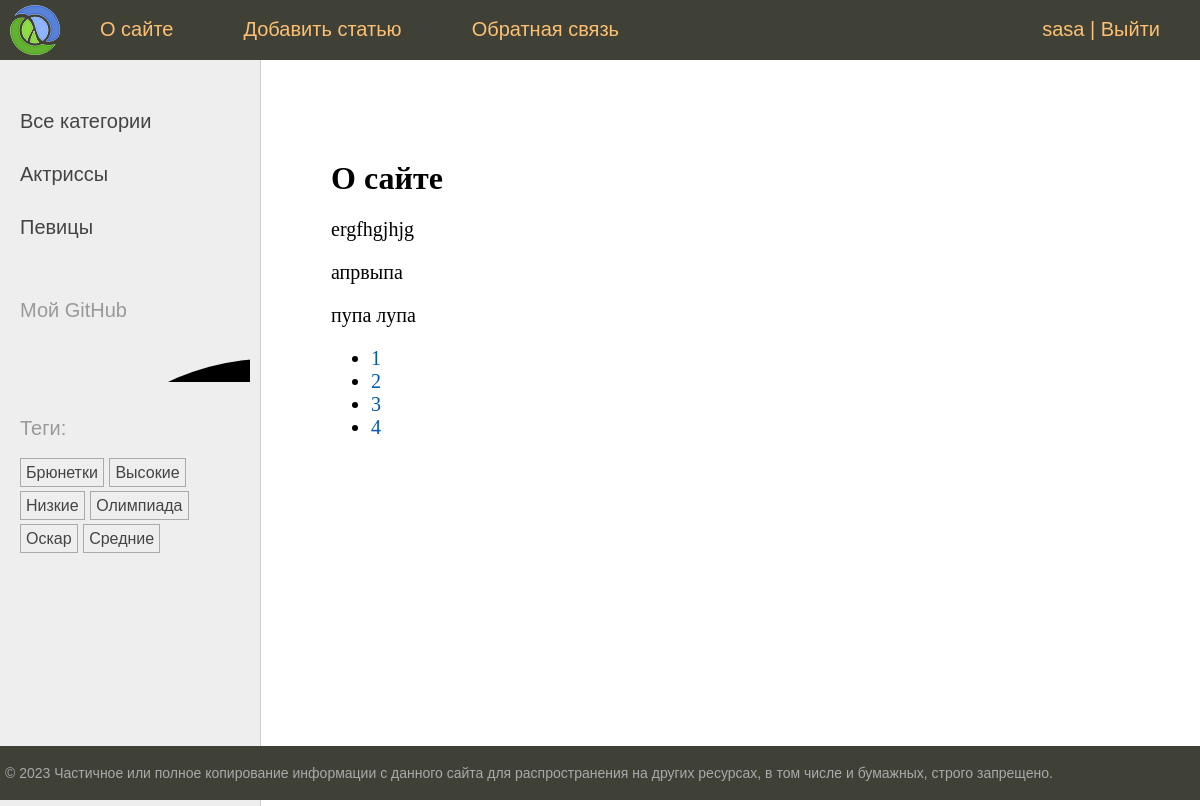
The page /about/ (signed in) on the database as committed earlier.
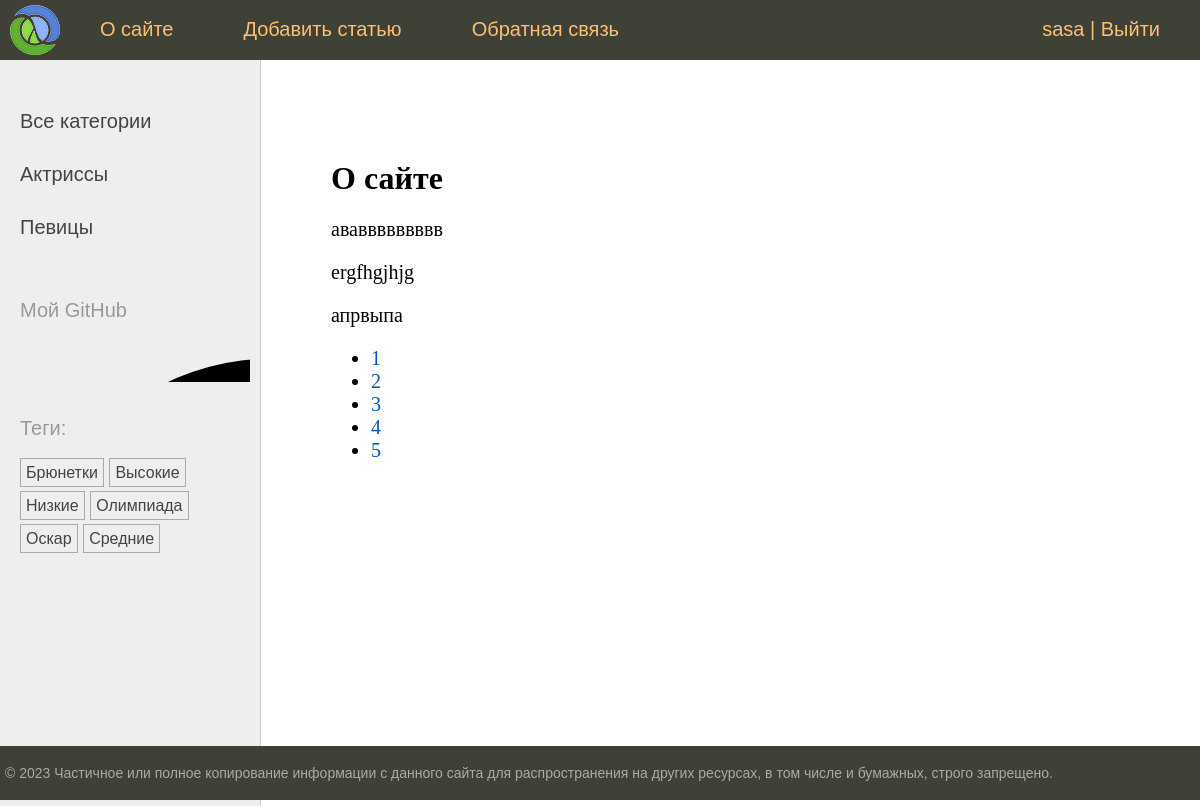
The same page on the database as committed later.
### newsline/models.py (models this page shows, shortened)
class Category(models.Model):
    name = models.CharField(max_length=100, db_index=True, verbose_name='Категория')
    slug = models.SlugField(max_length=255, unique=True, db_index=True)
    class Meta:
        verbose_name = 'Категория'
        verbose_name_plural = 'Категории'
    def get_absolute_url(self):
        return reverse('category', kwargs={'cat_slug': self.slug})

class TagPost(models.Model):
    tag = models.CharField(max_length=100, db_index=True)
    slug = models.SlugField(max_length=255, unique=True, db_index=True)
    def get_absolute_url(self):
        return reverse('tag', kwargs={'tag_slug': self.slug})

class Post(models.Model):
    class Status(models.IntegerChoices):
        DRAFT = 0, 'Черновик'
        PUBLISHED = 1, 'Опубликовано'
    title = models.CharField(max_length=255, verbose_name='Заголовок')
    slug = models.SlugField(max_length=255, unique=True, db_index=True, verbose_name='Слаг',
                            validators=[
                                MinLengthValidator(5),
                                MaxLengthValidator(255),
                            ])
    photo = models.ImageField(upload_to='photos/%Y/%m/%d', default=None, blank=True, null=True,
                              verbose_name='Фотография')
    content = models.TextField(blank=True, verbose_name='Контент')
    time_create = models.DateTimeField(auto_now_add=True, verbose_name='Время создания')
    time_update = models.DateTimeField(auto_now=True, verbose_name='Время обновления')
    is_published = models.IntegerField(choices=Status.choices, default=Status.PUBLISHED, verbose_name='Публикация')
    cat = models.ForeignKey('Category', on_delete=models.PROTECT, related_name='posts', verbose_name='Категория')
    tags = models.ManyToManyField('TagPost', blank=True, related_name='tags', verbose_name='Теги')
    husband = models.OneToOneField('Husband', on_delete=models.SET_NULL, null=True, blank=True, related_name='woman',
                                   verbose_name='Муж')
    author = models.ForeignKey(get_user_model(), on_delete=models.SET_NULL, related_name='posts', null=True,
                               default=None)
    objects = models.Manager()
    published = PublishedManager()
    def __str__(self):
        return self.title
    class Meta:
        verbose_name = 'Посты'
        verbose_name_plural = 'Посты'
        ordering = ['-time_create']
        indexes = [
            models.Index(fields=['-time_create'])
        ]

### newsline/views.py (the view)
# urls.py: path('about/', views.about, name='about'),
@login_required
def about(request):
    contact_list = Post.published.all()
    paginator = Paginator(contact_list, 3)
    page_number = request.GET.get('page')
    page_obj = paginator.get_page(page_number)
    return render(request, 'newsline/about.html',
                  {"title": 'О сайте', 'page_obj': page_obj})

### newsline/models.py (called while the page is built)
    def get_queryset(self):
        return super().get_queryset().filter(is_published=1)

### newsline/templatetags/newsline_tags.py (called while the page is built)
@register.inclusion_tag('newsline/list_categories.html')
def show_categories(cat_selected=0):
    cats = Category.objects.annotate(total=Count('posts')).filter(total__gt=0)
    return {'cats': cats, 'cat_selected': cat_selected}

@register.inclusion_tag('newsline/list_tags.html')
def show_all_tags():
    return {'tags': TagPost.objects.annotate(total=Count('tags')).filter(total__gt=0)}

### users/context_processors.py (called while the page is built)
def get_news_context(request):
    return {'mainmenu': menu}

### newsline/templates/newsline/about.html
{% extends 'base.html' %}
{% block content %}
<h1>{{ title }}</h1>
{% for item in page_obj %}
<p>{{ item}}</p>
{% endfor %}
<nav>
    <ul>
        {% for p in page_obj.paginator.page_range %}
        <li>
            <a href="?page={{ p }}">{{p}}</a>
        </li>
        {% endfor %}
    </ul>
</nav>
{% endblock %}

### templates/base.html (shortened to what this page needs)
{% load static %}
{% load newsline_tags %}
<!DOCTYPE html>
<html>
<head>
	<link type="text/css" href="{% static 'newsline/css/styles.css' %}" rel="stylesheet" />
</head>
<body>
<table class="table-page" border=0 cellpadding="0" cellspacing="0">
<tr><td valign=top>
{% block mainmenu %}
		<div class="header">
			<ul id="mainmenu" class="mainmenu">
			<li class="logo"><a href="{% url 'home' %}"><div class="logo"></div></a></li>
{% for m in mainmenu %}
	<li><a href="{% url m.url_name %}">{{m.title}}</a></li>
{% endfor %}
{% if user.is_authenticated %}
    <li class="last"> {{user.username}} | <a href="{% url 'users:logout' %}">Выйти</a></li>
{% else %}
    <li class="last"><a href="{% url 'users:login' %}">Войти</a> | <a href="{% url 'users:register' %}">Регистрация</a></li>
{% endif %}
			</ul>
		</div>
{% endblock mainmenu %}
<table class="table-content" border=0 cellpadding="0" cellspacing="0">
<tr>
	<td valign="top" class="left-chapters">
	<ul id="leftchapters">
		{% if cat_selected == 0 %}
		<li class="selected">Все категории</li>
		{% else %}
		<li><a href="{% url 'home' %}">Все категории</a></li>
		{% endif %}
		{% show_categories cat_selected %}
		<li class="share">
		<p>Мой GitHub</p>
		<a class="share-gt" href="https://github.com/SashaKarpo" target="_blank" rel="nofollow"></a>
		</li>
		<li>{%show_all_tags%}</li>
	</ul>
</td>
<td valign="top" class="content">
	<div class="content-text">
{% block content %}
{% endblock %}
	</div>
</td></tr></table>
</td></tr>
<tr><td valign=top>
	<div id="footer">
		<p>&copy; 2023 Частичное или полное копирование информации с данного сайта для распространения на других ресурсах, в том числе и бумажных, строго запрещено.</p>
	</div>
</td></tr></table>
</body>
</html>

### newsline/templates/newsline/list_categories.html
{% for cat in cats %}
{% if cat.id == cat_selected %}
<li class="selected">{{cat.name}}</li>
{% else %}
<li><a href="{{ cat.get_absolute_url }}">{{cat.name}}</a></li>
{% endif %}
{% endfor %}

### newsline/templates/newsline/list_tags.html
{% if tags %}
<p>Теги:</p>
<ul class="tags-list">
    {% for t in tags %}
    <li><a href="{{t.get_absolute_url}}">{{t.tag}}</a></li>
    {%endfor%}
</ul>
{% endif %}

### newsline/static/newsline/css/styles.css (style rules this page uses)
html, body { font-family: 'Arial'; margin: 0; padding: 0; height: 100%; width: 100%; color: #444; }
a { color: #0059b2; text-decoration: none; }
.table-page { width: 100%; height: 100%; vertical-align: top; }
.table-page tr { height: 100%; }
.header { background: #3F4137; height: 60px; }
.logo { background: url('../images/logo.png') no-repeat 10px 5px; width: 70px; height: 60px; }
ul.mainmenu { list-style: none; margin: 0; padding: 0; height: 60px; color: #fdc073; font-size: 20px; overflow: hidden; }
ul.mainmenu li { float: left; margin: 18px 40px 0 30px; }
ul.mainmenu li.logo { margin: 0; }
ul.mainmenu li.last { float: right; }
ul.mainmenu li a { color: #fdc073; text-decoration: none; }
.table-content { width: 100%; min-height: 100%; height: 100%; }
.left-chapters { margin: 0; background: #eee; border-right: 1px solid #ccc; }
.left-chapters ul { width: 230px; margin: 0; padding: 20px 10px 10px 20px; list-style: none; font-size: 20px; }
.left-chapters ul li { margin: 30px 0 0 0; color: #999; }
.left-chapters ul li a { color: #444; text-decoration: none; }
.left-chapters ul li.share { margin: 60px 0 0 0; }
.left-chapters ul li.share p { margin: 30px 0 30px 0; }
.left-chapters ul li.share a { display: inline-block; width: 40px; height: 40px; margin: 0 20px 0 0; }
.left-chapters ul li.share a.share-gt { width: 100%; height: 30px; background: url('../images/25231.png') no-repeat 0 0 }
ul.tags-list { width: 100%; margin: 0; padding: 0; list-style: none; }
ul.tags-list li { margin: 0; padding: 0 0 10px; display: inline-block; }
ul.tags-list li a { padding: 5px; font-size: 16px; border: 1px solid #aaa; }
.content { padding: 40px 20px 20px 40px; width: 100%; box-sizing: border-box; }
.content-text { margin: 60px 0 0 30px; color: #000; font-size: 20px; font-family: Yandex Sans Display Light; }
.content-text h1 { font-size: 32px; }
#footer { box-sizing: border-box; background: #3F4137; padding: 5px; color: #aaa; font-size: 14px; font-family: Verdana, Geneva, Arial, Helvetica; text-align: left; overflow: hidden; }

Rows that differ between the two databases and show on the page:
no longer on this page (row unchanged): Post: title "пупа лупа"
added Post: title "ававвввввввв"
Other text that changed with them:
new list line: "5"
